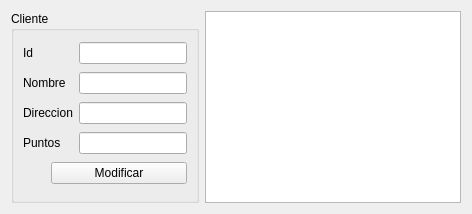
          <widget class="QWidget" name="tab_13">
           <attribute name="title">
            <string>Modificar</string>
           </attribute>
           <layout class="QGridLayout" name="gridLayout_33">
            <item row="0" column="0">
             <widget class="QGroupBox" name="groupBox_4">
              <property name="title">
               <string>Cliente</string>
              </property>
              <layout class="QGridLayout" name="gridLayout_14">
               <item row="5" column="1" colspan="2">
                <widget class="QPushButton" name="cliente_modificar_pushButton">
                 <property name="text">
                  <string>Modificar</string>
                 </property>
                </widget>
               </item>
               <item row="3" column="0" colspan="2">
                <widget class="QLabel" name="label_13">
                 <property name="text">
                  <string>Direccion</string>
                 </property>
                </widget>
               </item>
               <item row="0" column="0">
                <widget class="QLabel" name="label_11">
                 <property name="text">
                  <string>Id</string>
                 </property>
                </widget>
               </item>
               <item row="2" column="0" colspan="2">
                <widget class="QLabel" name="label_12">
                 <property name="text">
                  <string>Nombre</string>
                 </property>
                </widget>
               </item>
               <item row="4" column="0" colspan="2">
                <widget class="QLabel" name="label_14">
                 <property name="text">
                  <string>Puntos</string>
                 </property>
                </widget>
               </item>
               <item row="2" column="2">
                <widget class="QLineEdit" name="nombre_cliente_mod_lineEdit">
                 <property name="maxLength">
                  <number>45</number>
                 </property>
                </widget>
               </item>
               <item row="3" column="2">
                <widget class="QLineEdit" name="direccion_cliente_mod_lineEdit">
                 <property name="maxLength">
                  <number>150</number>
                 </property>
                </widget>
               </item>
               <item row="4" column="2">
                <widget class="QLineEdit" name="puntos_cliente_mod_lineEdit">
                 <property name="maxLength">
                  <number>8</number>
                 </property>
                </widget>
               </item>
               <item row="0" column="2">
                <widget class="QLineEdit" name="id_cliente_mod_lineEdit"/>
               </item>
              </layout>
             </widget>
            </item>
            <item row="0" column="1">
             <widget class="QTableWidget" name="tabla_cliente_mod_general_most"/>
            </item>
           </layout>
          </widget>
